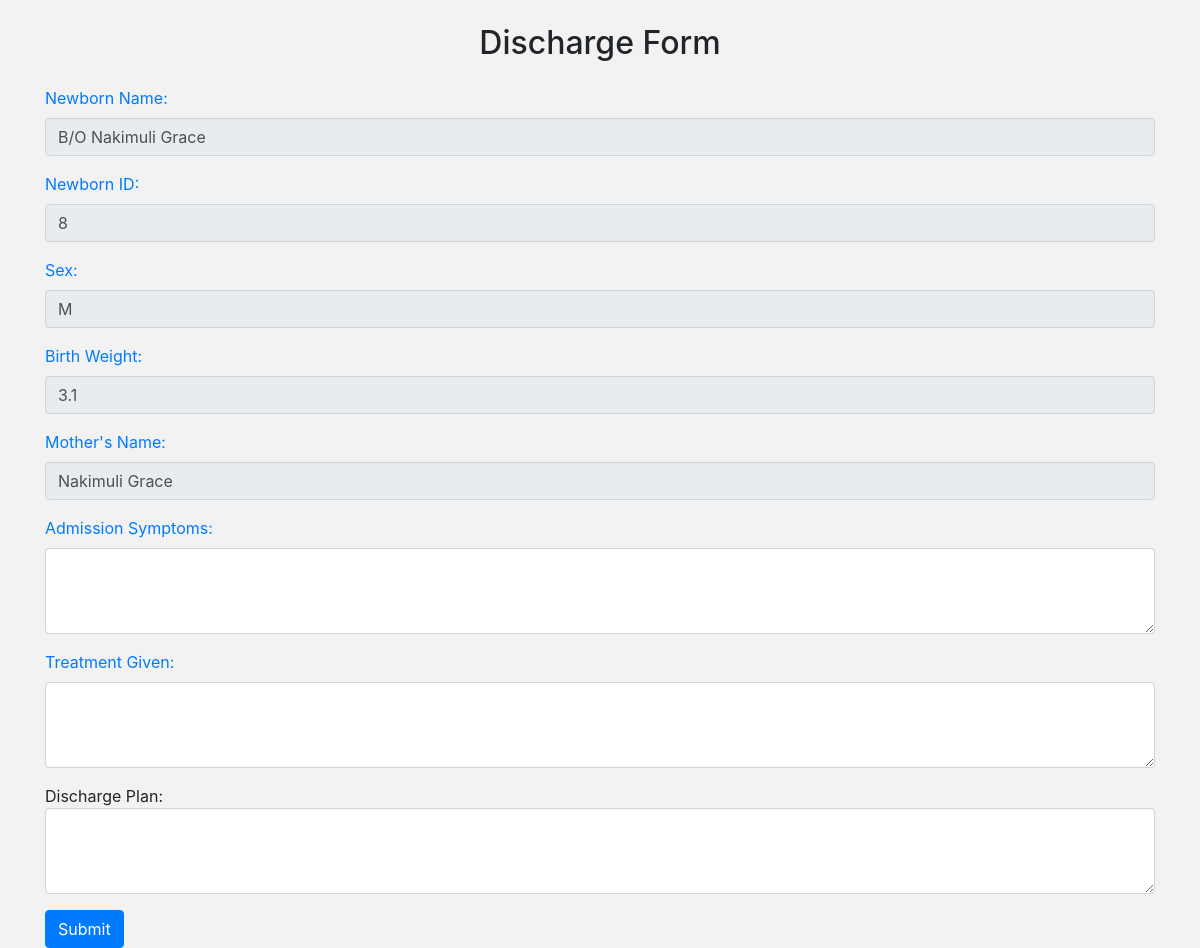
The app's page /newborn/discharge/8/ with its own data.
### newborn/models.py (models this page shows, shortened)
class NewbornAdmission(models.Model):
    PLACE_OF_BIRTH_CHOICES = [
        ('Hospital', 'Hospital'),
        ('Along the road', 'Along the road'),
        ('Home', 'Home'),
    ]
    MODE_OF_DELIVERY_CHOICES = [
        ('SVD', 'SVD (Spontaneous Vaginal Delivery)'),
        ('C/S', 'C/S (Caesarean Section)'),
    ]
    MEANS_OF_TRANSPORT_CHOICES = [
        ('Ambulance', 'Ambulance'),
        ('Public means', 'Public means'),
    ]
    YES_NO_CHOICES = [
        ('Yes', 'Yes'),
        ('No', 'No'),
    ]
    SEX = [
        ('M', 'M'),
        ('F', 'F'),
    ]
    admission_date = models.DateTimeField()
    name = models.CharField(max_length=100)
    sex = models.CharField(max_length=100, choices=SEX)
    birth_weight = models.DecimalField(max_digits=2, decimal_places=1)
    delivery_date = models.DateTimeField()
    place_of_birth = models.CharField(max_length=20, choices=PLACE_OF_BIRTH_CHOICES)
    hospital_name = models.CharField(max_length=100, blank=True, null=True)
    mode_of_delivery = models.CharField(max_length=3, choices=MODE_OF_DELIVERY_CHOICES)
    indication = models.CharField(max_length=100, blank=True, null=True)
    resuscitation_done = models.CharField(max_length=3, choices=YES_NO_CHOICES)
    resuscitation_choices_1 = models.BooleanField(verbose_name='Bag&Mask', default=False, blank=True)
    resuscitation_choices_2 = models.BooleanField(verbose_name='Oxygen', default=False, blank=True)
    referred_in = models.CharField(max_length=3, choices=YES_NO_CHOICES)
    facility_name = models.CharField(max_length=100, blank=True, null=True)
    referral_date_time = models.DateTimeField(blank=True, null=True)
    reason_for_referral = models.CharField(max_length=100, blank=True, null=True)
    means_of_transport = models.CharField(max_length=20, choices=MEANS_OF_TRANSPORT_CHOICES, blank=True, null=True)
    oxygen_transport = models.CharField(max_length=3, choices=YES_NO_CHOICES, blank=True, null=True)
    mother = models.ForeignKey(MotherDetails, on_delete=models.CASCADE, null=True)

class MotherDetails(models.Model):
    name = models.CharField(max_length=50)
    age = models.IntegerField(default=28)
    blood_group = models.CharField(max_length=50, choices=BLOOD_GROUP)
    parity = models.CharField(max_length=100)
    number_of_living_children = models.CharField(max_length=100)
    hiv_status = models.CharField(max_length=50, choices=HIV_STATUS)
    level_of_education = models.CharField(max_length=50, choices=LEVEL_OF_EDUCATION)
    occupation = models.CharField(max_length=50, choices=OCCUPATION)
    location = models.ForeignKey(MotherLocation, on_delete=models.CASCADE, null=True)

### newborn/views.py (the view)
# urls.py: path('newborn/discharge/<int:pk>/', views.discharge_form, name='discharge'),
def discharge_form(request, pk):
    newborn = NewbornAdmission.objects.get(pk=pk)
    return render(request, 'newborn/discharge_form.html', {'newborn': newborn})

### newborn/templates/newborn/discharge_form.html (shortened to what this page needs)
<!DOCTYPE html>
<html>
<head>
	<link rel="stylesheet" href="https://maxcdn.bootstrapcdn.com/bootstrap/4.5.2/css/bootstrap.min.css">
</head>
<body>
	<div class="container">
		<h2 class="text-center my-4">Discharge Form</h2>
		<form>
			<div class="form-group">
				<label for="newborn-name">Newborn Name:</label>
				<input type="text" class="form-control" id="newborn-name" value="{{ newborn.name }}" disabled>
			</div>
			<div class="form-group">
				<label for="newborn-id">Newborn ID:</label>
				<input type="text" class="form-control" id="newborn-id" value="{{ newborn.id }}" disabled>
			</div>
			<div class="form-group">
				<label for="sex">Sex:</label>
				<input type="text" class="form-control" id="sex" value="{{ newborn.sex }}" disabled>
			</div>
			<div class="form-group">
				<label for="birth-weight">Birth Weight:</label>
				<input type="text" class="form-control" id="birth-weight" value="{{ newborn.birth_weight }}" disabled>
			</div>
			<div class="form-group">
				<label for="mother-name">Mother's Name:</label>
				<input type="text" class="form-control" id="mother-name" value="{{ newborn.mother.name }}" disabled>
			</div>
			<div class="form-group">
				<label for="admission-symptoms">Admission Symptoms:</label>
				<textarea class="form-control" id="admission-symptoms" rows="3"></textarea>
			</div>
			<div class="form-group">
				<label for="treatment-given">Treatment Given:</label>
				<textarea class="form-control" id="treatment-given" rows="3"></textarea>
			</div>
			<div class="form-group">
				<labelfor="discharge-plan">Discharge Plan:</label>
			<textarea class="form-control" id="discharge-plan" rows="3"></textarea>
			</div>
			<button type="submit" class="btn btn-primary">Submit</button>
		</form>
	</div>
</body>
</html>

### newborn/templates/newborn/discharge_form.html (style rules this page uses)
body { background-color: #f2f2f2; }
.form-group label { color: #007bff; }
.btn-primary { background-color: #007bff; border-color: #007bff; }

### records on screen
NewbornAdmission: name "B/O Nakimuli Grace", id "8", sex "M", birth_weight "3.1", mother.name "Nakimuli Grace"
